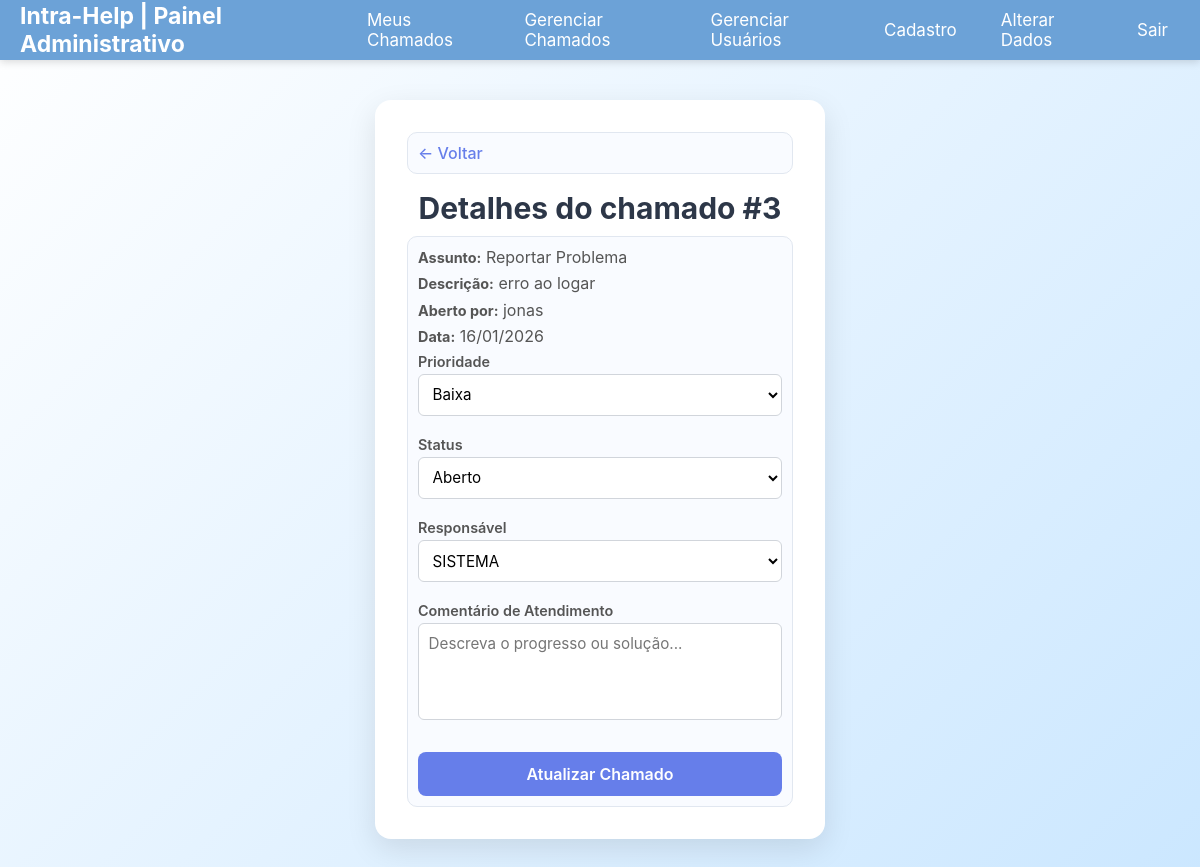
/views/verChamado.php?id=3 (signed in), run on an earlier commit of the app's database.
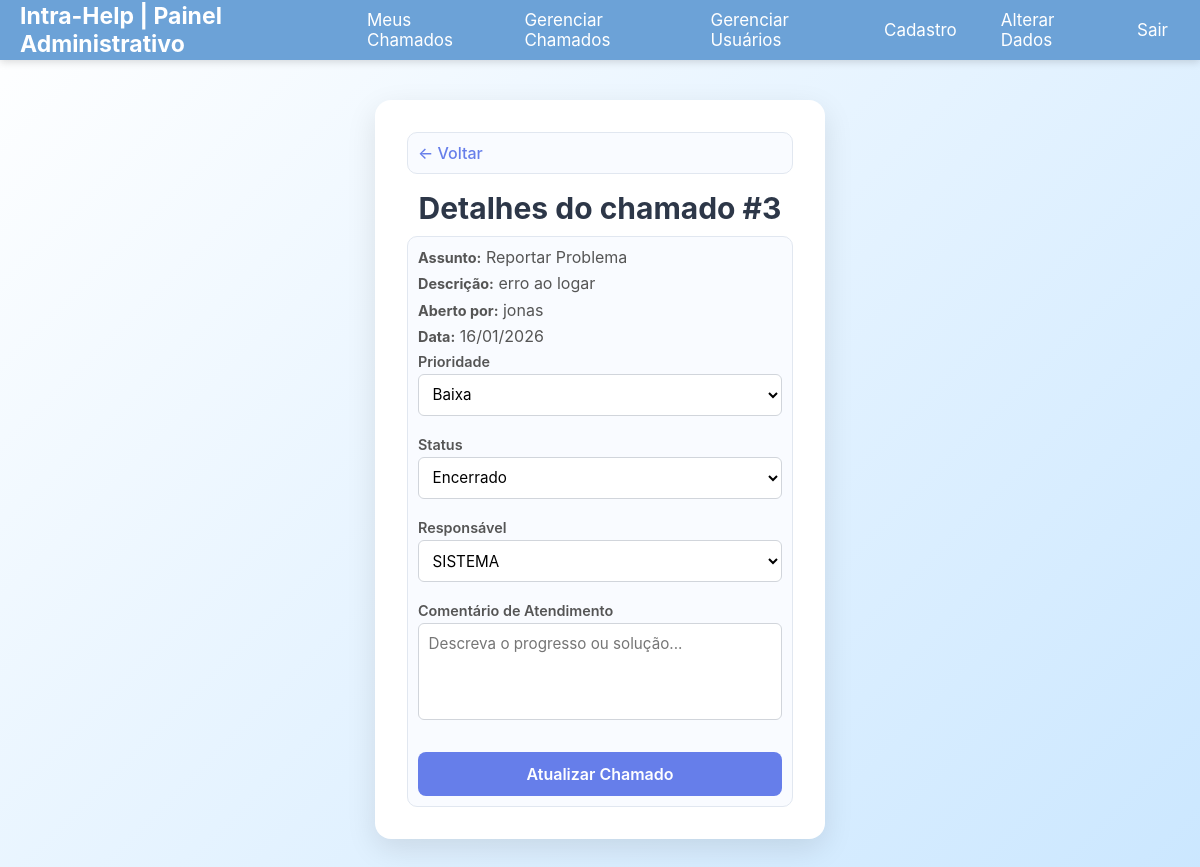
And on a later commit of the database.
### tables this page shows
CREATE TABLE "chamados" (
	"numero"	INTEGER NOT NULL,
	"solicitante_id"	INTEGER NOT NULL,
	"descricao"	TEXT NOT NULL,
	"responsavel_id"	INTEGER DEFAULT 1,
	"status"	TEXT DEFAULT "Aberto",
	"data_criacao"	TEXT DEFAULT current_timestamp, titulo text default "Reportar Problema", prioridade text default "Baixa",
	PRIMARY KEY("numero"),
	CONSTRAINT "fk_responsavel" FOREIGN KEY("responsavel_id") REFERENCES "usuarios"("usuario_id"),
	CONSTRAINT "fk_solicitante" FOREIGN KEY("solicitante_id") REFERENCES "usuarios"("usuario_id")
);

### models/chamados.php (called while the page is built, shortened)
<?php
function chamadoPorId($idChamado){
    $pdo = conectarDB();
    $sql = "SELECT c.numero, u.nome as solicitante, c.descricao, us.nome as responsavel, c.status, c.data_criacao, c.prioridade, c.titulo
            FROM chamados c
            INNER JOIN usuarios u
            ON solicitante_id = u.usuario_id
            INNER JOIN usuarios us
            ON responsavel_id = us.usuario_id
            WHERE c.numero = :numero;";
    $stmt = $pdo->prepare($sql);
    $stmt->execute(
        [":numero"=> $idChamado]
    );
    return $stmt->fetch(PDO::FETCH_ASSOC);
}

### models/usuarios.php (called while the page is built, shortened)
<?php
function todosColaboradores(){
    $pdo = conectarDB();
    $sql = 'SELECT usuario_id, nome from usuarios WHERE categoria = "Funcionario" order by nome asc';
    $stmt = $pdo->prepare($sql);
    $stmt->execute();
    $usuario = $stmt->fetchAll(PDO::FETCH_ASSOC);
    return $usuario;
}

### views/VerChamado.php (the view, shortened to what this page needs)
<?php
require_once dirname(__DIR__) . '/models/chamados.php';
require_once dirname(__DIR__) . '/models/usuarios.php';
$idChamado = htmlspecialchars($_GET['id']);
$meuChamado = chamadoPorId($idChamado);
$funcionarios = todosColaboradores();
?>
<!DOCTYPE html>
<html lang="pt-br">
<head>
    <link rel="stylesheet" href="../theme.css">
    <link rel="stylesheet" href="../style.css">
    <link rel="stylesheet" href="../forms.css">
    <link rel="stylesheet" href="verChamado.css">
</head>
<body>
<?php include 'menu.php'; ?>
<div class="main-content">
<div class="container">
        <div class="back_arrow_container">
            <a href="javascript:history.back()" class="back_arrow">
                ← Voltar
            </a>
        </div>
    <h1>Detalhes do chamado #<?= $meuChamado['numero'] ?></h1>
    <div>
        <div class="form-group">
            <div>
                <p><strong>Assunto:</strong> <?= htmlspecialchars($meuChamado['titulo']) ?></p>
                <p><strong>Descrição:</strong> <?= htmlspecialchars($meuChamado['descricao']) ?></p>
                <p><strong>Aberto por:</strong> <?= htmlspecialchars($meuChamado['solicitante']) ?></p>
                <p><strong>Data:</strong> <?= date('d/m/Y', strtotime($meuChamado['data_criacao'])) ?></p>
            </div>
        </div>
        <?php if ($funcao === 'Funcionario'): ?>
            <form action="../controllers/backend.php" method="POST">
                <div class="form-group">
                    <label>Prioridade</label>
                    <select name="prioridade">
                        <option value="Baixa" <?= $meuChamado['prioridade'] == 'Baixa' ? 'selected' : '' ?>>Baixa</option>
                    </select>
                </div>
                <div class="form-group">
                    <label>Status</label>
                    <select name="status">
                        <option value="Aberto" <?= $meuChamado['status'] == 'Aberto' ? 'selected' : '' ?>>Aberto</option>
                        <option value="Encerrado" <?= $meuChamado['status'] == 'Encerrado' ? 'selected' : '' ?>>Encerrado</option>
                    </select>
                </div>
                <div class="form-group">
                    <label>Responsável</label>
                    <select name="responsavel_id">
                        <?php foreach($funcionarios as $f): ?>
                        <option value="<?= $f['usuario_id'] ?>" <?= $meuChamado['responsavel'] == $f['nome'] ? 'selected' : '' ?>>
                            <?= htmlspecialchars($f['nome']) ?>
                        </option>
                        <?php endforeach; ?>
                    </select>
                </div>
                <div class="form-group">
                    <label for="comentario">Comentário de Atendimento</label>
                    <textarea id="comentario" name="comentario" rows="4" required placeholder="Descreva o progresso ou solução..."></textarea>
                </div>
                <button type="submit" class="btn">Atualizar Chamado</button>
            </form>
        <?php endif; ?>
    </div>
</div>
</div>
</body>
</html>

What changed in the data, as far as the page shows it:
changed chamados "Reportar Problema": status "Aberto" → "Encerrado"
